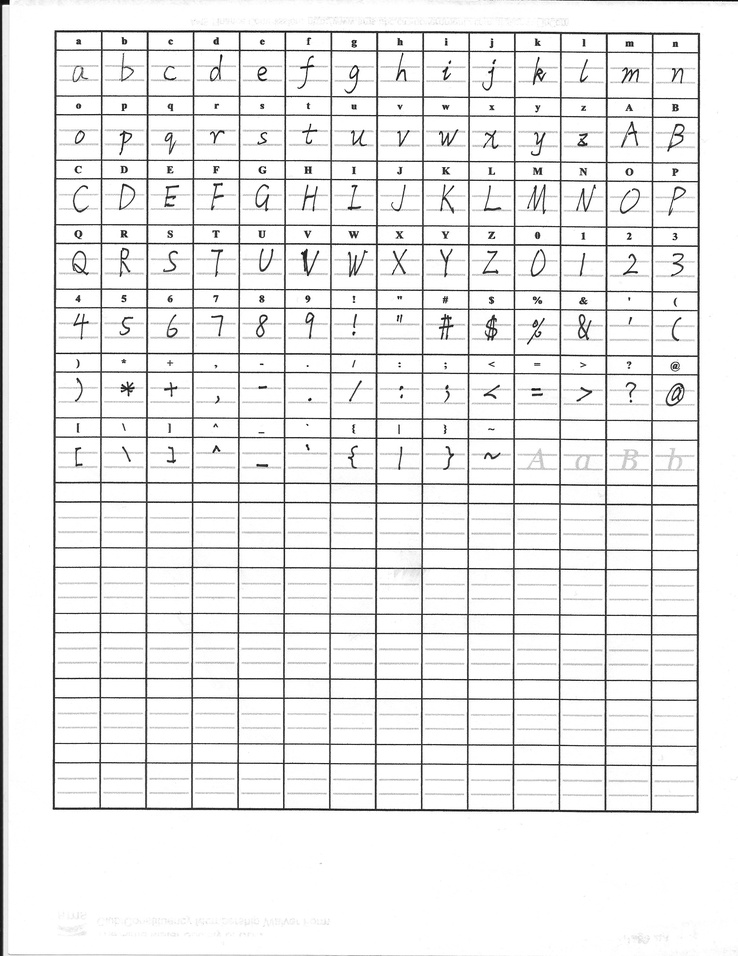
#> input picture upload/9hBtZD.jpeg, 738 x 956 px, shrunk from 2550 x 3300 before the run
$ python crop_image.py upload/9hBtZD.jpeg
#> lines starting #> are read from the running program, lines starting #| are printed output that depends on the picture
#> in crop, im is the input picture: PIL image 738x956 L; min 0, max 255, mean 236.5
from PIL import Image, ImageChops


def _trim(im):
    bg = Image.new(im.mode, im.size, im.getpixel((0,0)))
#> bg: PIL image 738x956 L; every value is 21
    diff = ImageChops.difference(im, bg)
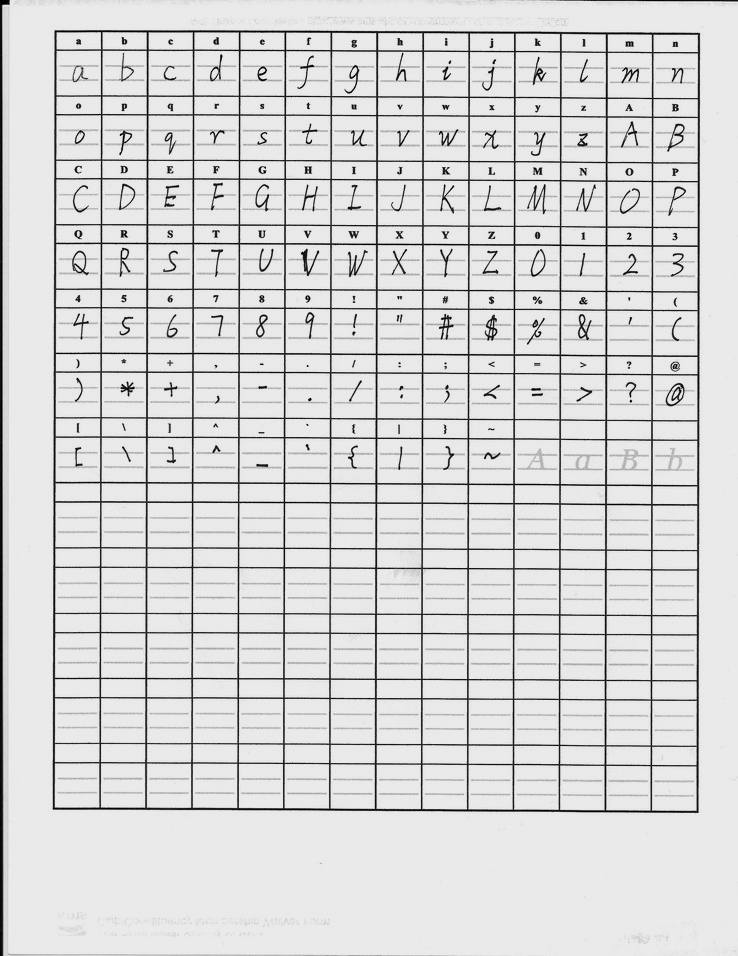
#> diff: PIL image 738x956 L; min 0, max 234, mean 215.5
    # diff = ImageChops.add(diff, diff, 2.0, -100)
    bbox = diff.getbbox()
#> bbox = (0, 0, 738, 956)
    if bbox:
      return im.crop(bbox)
    else:
      raise Exception("Error while cropping image")


def crop(filepath):
  im = Image.open(filepath)
  im = _trim(im)
  trimmed_filepath = "cropped_picture.bmp"
  im.save(trimmed_filepath)
  return trimmed_filepath


if __name__ == "__main__":
  import sys
  trimmed_filepath = crop(sys.argv[1])
  im = Image.open(trimmed_filepath)
  im.show()
